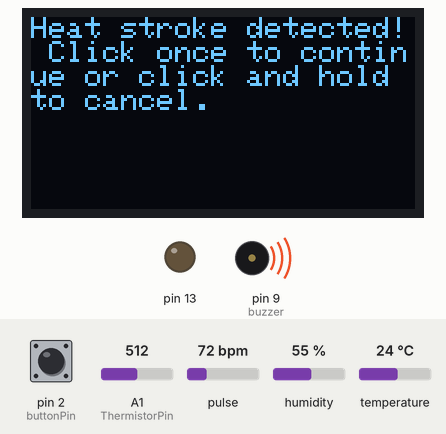
Recording of a sketch running on a simulated Arduino Uno, built with avr-gcc and run on an emulated ATmega328P. Shown: 128×64 one-colour display, output pins drawn as LEDs (lit = HIGH), buzzer (waves = sounding). The inputs (shaded band) are chosen by the test bench; at power-on: pin 2 (buttonPin) LOW, A1 (ThermistorPin) = 512, pulse 72 bpm, humidity 55 %, temperature 24 °C. What the sketch prints to the serial monitor is not drawn.

Above: at 1.9 s.
2.0 s: pin 2 (buttonPin) pulled HIGH for 3.2 s
At 6.3 s:
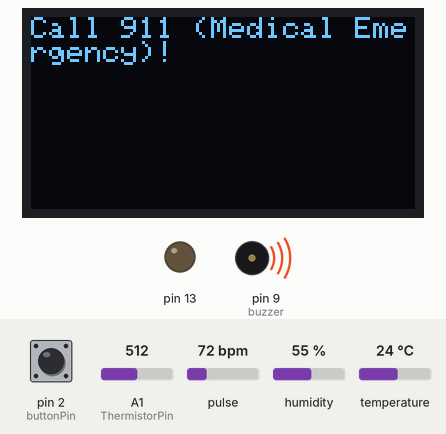
7.2 s: pin 2 (buttonPin) pulled HIGH for 0.15 s
At 9.1 s:
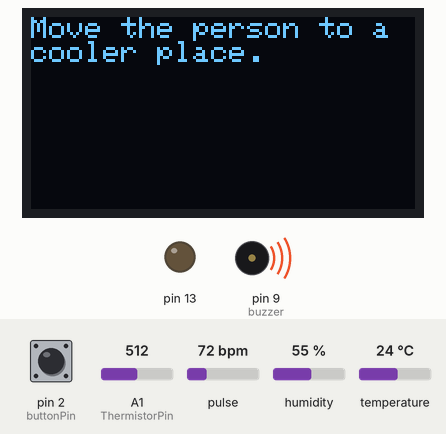
9.7 s: pin 2 (buttonPin) pulled HIGH for 1 s
At 11.9 s:
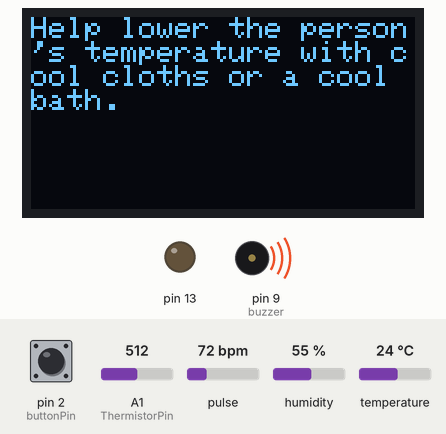
12.2 s: pin 2 (buttonPin) pulled HIGH for 0.15 s
At 14.4 s:
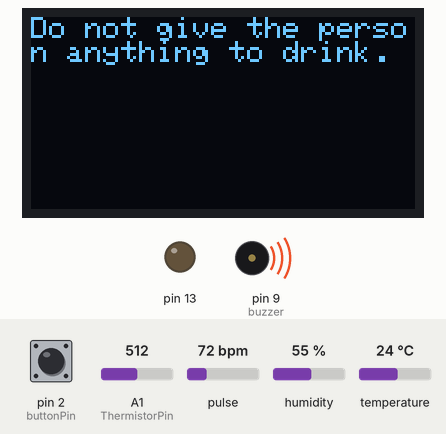
14.7 s: pin 2 (buttonPin) pulled HIGH for 0.15 s
At 15.7 s:
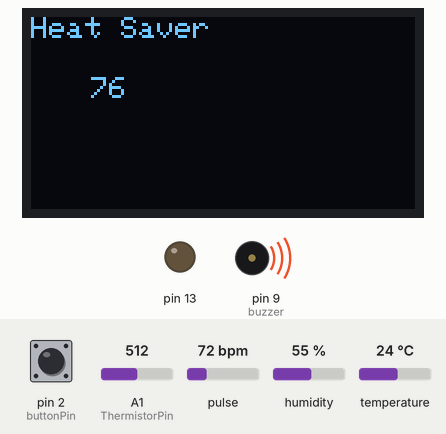
Timing chart, 0 to 17.7 s (numbered marks = the images above; inputs shaded):
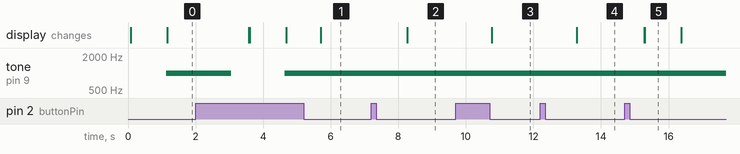

The sketch:

pulse_sensor_project.ino
```cpp
//display
#define USE_ARDUINO_INTERRUPTS true    // Set-up low-level interrupts for most acurate BPM math
#include <PulseSensorPlayground.h>     // Includes the PulseSensorPlayground Library
#include <Adafruit_GFX.h>
#include <Adafruit_SSD1306.h>
#define USE_ARDUINO_INTERRUPTS true
#include <Adafruit_Sensor.h>
#include <SPI.h>
#include<Wire.h>
#define SCREEN_WIDTH 128 // OLED display width, in pixels
#define SCREEN_HEIGHT 64 // OLED display height, in pixels
#define OLED_RESET     -1 // Reset pin # (or -1 if sharing Arduino reset pin)
Adafruit_SSD1306 display(SCREEN_WIDTH, SCREEN_HEIGHT, &Wire, OLED_RESET);


//dht sensor
#include <DHT.h>
#define DHTPIN  7    //Arduino Digital pin connected to Dout of DHT11
#define DHTTYPE DHT11   //Type of DHT Sensor (DHT11)
DHT dht(DHTPIN, DHTTYPE);
const long eventTime_DHT = 3000; //Update Time in mili Second
unsigned long previousTime_DHT = 0;


//pulse sensor
const int PulseWire = A0;       // 'S' Signal pin connected to A0
const int LED13 = 13;          // The on-board Arduino LED
int Threshold = 800;           // Determine which Signal to "count as a beat" and which to ignore
PulseSensorPlayground pulseSensor;  // Creates an object


//BPM moving average
int bpm_add;
int bpm_length=5;
int bpm_val;
int bpm_values[5];


//Body Temperature moving average
int bt_add;
int bt_length=5;
int bt_val;
int bt_values[5];


//temperature moving average
int HI_add;
int HI_length=5;
int HI_val;
int HI_values[5];


//thermistor
int ThermistorPin = A1;
int Vo;
float R1 = 10000;
float logR2, R2, T;
float c1 = 1.009249522e-03, c2 = 2.378405444e-04, c3 = 2.019202697e-07;

//button
const int buttonPin=2;
int buttonState = 0;

//buzzer
const int buzzer = 9; //buzzer to arduino pin 9

//warning
int recently_warned=0;

//false alarm
int recently_false=0;


void setup() {


  //setup
  Serial.begin(9600); //start serial
  pinMode(PulseWire, INPUT);// pulse sensor - A0
  pinMode(buttonPin, INPUT); // button - 2
  pinMode(buzzer, OUTPUT); // buzzer - 9


  //dht sensor configuration
  dht.begin();

  Serial.println("Haha1");

  // display.begin(SSD1306_SWITCHCAPVCC, 0x3C);

  //display configuration
  // if(!display.begin(SSD1306_SWITCHCAPVCC, 0x3C)) {
  //   // Serial.println("blah");
  //   Serial.println(F("SSD1306 allocation failed"));
  //   for(;;); // Don't proceed, loop forever
  // }
  Serial.println("Haha");

  display.clearDisplay();
  display.setTextSize(2); // Draw 2X-scale text
  display.setTextColor(WHITE);
  display.setCursor(0, 0);
  display.println(F("HEAT SAVER"));
  display.display();


  // PulseSensor configuration
  pulseSensor.analogInput(PulseWire);
  pulseSensor.blinkOnPulse(LED13);       // Blink on-board LED with heartbeat
  pulseSensor.setThreshold(Threshold);
  // Double-check the "pulseSensor" object was created and began seeing a signal
  if (pulseSensor.begin()) {
    Serial.println("PulseSensor object created!");
  }


  //configure BPM moving average
  for (int i = 0; i < bpm_length; i++){
    bpm_values[i]=80;
  }


  //configure body temperature moving average
  for (int i = 0; i < bt_length; i++){
    bt_values[i]=98.6;
  }


  //configure air temperature moving average
  for (int i = 0; i < HI_length; i++){
    HI_values[i]=98.6;
  }
}


float HeatIndex(float RH, float T){


  RH /= 100;
  //formula for calculating Heat index
  float HI = -42.379 + 2.04901523*T + 10.14333127*RH - 0.22475541*T*RH - 0.00683783*T*T - 0.05481717*RH*RH + 0.00122874*T*T*RH + 0.00085282*T*RH*RH - 0.00000199*T*T*RH*RH;
//formula for calculating Heat index if Humidity < 13% and temp. is
//between 80 degree Fahrenheit and 112 degree Fahrenheit.
  if(RH < 13 && T >= 80 && T < 112)
  {
    float Adj1 = ((13-RH/4))*sqrt((17-fabs(T-95.0))/17);
    HI = HI + Adj1;
   }
//formula for calculating Heat index if Humidity > 13% and temp. is
//between 80 degree Fahrenheit and 87 degree Fahrenheit.
  if(RH > 85 && (T < 87 && T > 80))
  {
    float Adj2 = ((RH-85)/10)*((87-T)/5);
    HI = HI + Adj2;
  }
//If Heat index is below then 80 Fahrenheit
  if(HI < 80)
  {
    HI = 0.5*(T + 61.0 + ((T-68.0)*1.2) + (RH*0.094));
  }
  return HI;
}


void loop() {
  display.clearDisplay();
  display.setCursor(0, 0);
  display.println(F("Heat Saver"));
  display.display();
  if (recently_warned != 0){
    recently_warned-=1;
  }
  if (recently_false != 0){
    recently_false-=1;
  }

  //find moving average BPM
  bpm_add=0;
  for(int x = 0; x < bpm_length; x++){
    bpm_add+=bpm_values[x];
  }
  int BPM = float(bpm_add/bpm_length);
  Serial.print("BPM: ");
  Serial.println(BPM);

  display.setCursor(20, 20);
  display.println(BPM);
  display.display();

  //find next BPM for moving average
  bpm_val= pulseSensor.getBeatsPerMinute();      // Calculates BPM
  for (int y = bpm_length-1; y>0; y--){// ex: 1 2 3 //1 2 2 //1 1 2
    bpm_values[y]=bpm_values[y-1];
  }
  //set the first number of values to the new val
  bpm_values[0]=bpm_val;


  // noTone(buzzer);     // Stop sound...


  //read Thermistor
  Vo = analogRead(ThermistorPin);
  R2 = R1 * (1023.0 / (float)Vo - 1.0);
  logR2 = log(R2);
  T = (1.0 / (c1 + c2*logR2 + c3*logR2*logR2*logR2));
  T = T - 273.15;
  T = (T * 9.0)/ 5.0 + 32.0 + 6.78;
  Serial.println(" F");
  //find moving average body temperature
  bt_add=0;
  for(int x = 0; x < bt_length; x++){
    bt_add+=bt_values[x];
  }
  int BT = float(bt_add/bt_length);
  Serial.print("Body Temperature: ");
  Serial.println(BT);
  //find next body temperature for moving average
  bt_val= BT;
  for (int y = bt_length-1; y>0; y--){// ex: 1 2 3 //1 2 2 //1 1 2
    bt_values[y]=bt_values[y-1];
  }
  //set the first number of values to the new val
  bt_values[0]=bt_val;


  //read button
  buttonState = digitalRead(buttonPin);
  Serial.print("Button ");
  Serial.println(buttonState);


  //read DHT sensor
  float RH = dht.readHumidity(); // getting the value of relative humidity
  float t = dht.readTemperature(); // getting the value of temp. in Celsius
  float T = dht.readTemperature(true); // getting the value of temp. in Fahrenheit
  Serial.print("Air Temperature: ");
  Serial.print(T);
  Serial.println(" F");
  Serial.print("Relative Humidity: ");
  Serial.print(RH);
  Serial.println(" %");
  float HI = HeatIndex(RH, T);


  //find moving average air Heat Index
  HI_add=0;
  for(int x = 0; x < HI_length; x++){
    HI_add+=HI_values[x];
  }
  int airHI = float(HI_add/HI_length);
  Serial.print("Heat Index: ");
  Serial.println(airHI);
  //find next heat index for moving average
  HI_val= airHI;
  for (int y = HI_length-1; y>0; y--){// ex: 1 2 3 //1 2 2 //1 1 2
    HI_values[y]=HI_values[y-1];
  }
  //set the first number of values to the new val
  HI_values[0]=HI_val;


  //warning?
  if ((HI>103 || BPM>100 || BT>100) && recently_warned==0 ){
    recently_warned = 360;
    for(int x=0; x<5; x++){
      tone(buzzer, 200);
      delay(500);
      noTone(buzzer);
      delay(500);
    }
    while (buttonState==LOW){
      buttonState = digitalRead(buttonPin);
      display.clearDisplay();
      display.setCursor(0, 0);
      display.println(F("Caution!"));
      display.display();
    }
    delay(1000);
    buttonState=LOW;
    while (buttonState==LOW){
      noTone(buzzer);
      buttonState = digitalRead(buttonPin);
      display.clearDisplay();
      display.setCursor(0, 0);
      display.println(F("Rest in a cool/shaded area."));
      display.display();
    }
    delay(1000);
    buttonState=LOW;
    while (buttonState==LOW){
      buttonState = digitalRead(buttonPin);
      display.clearDisplay();
      display.setCursor(0, 0);
      display.println(F("Remove unneeded clothing."));
      display.display();
    }
    delay(1000);
    buttonState=LOW;
    while (buttonState==LOW){
      buttonState = digitalRead(buttonPin);
      display.clearDisplay();
      display.setCursor(0, 0);
      display.println(F("Put wet cloths on body or take cool bath."));
      display.display();
    }
    delay(1000);
    buttonState=LOW;
    while (buttonState==LOW){
      buttonState = digitalRead(buttonPin);
      display.clearDisplay();
      display.setCursor(0, 0);
      display.println(F("Sip water."));
      display.display();
    }
    delay(1000);
    buttonState=LOW;
    while (buttonState==LOW){
      buttonState = digitalRead(buttonPin);
      display.clearDisplay();
      display.setCursor(0, 0);
      display.println(F("Maybe call your guardian."));
      display.display();
    }
  }


  //heatstroke detected
  // Serial.println(-0.01692608*HI-0.0476577*t+0.033539348*RH+0.03877972*float(add/length)-2.5337396);
  if(0.12117384*HI-0.00442989*BPM+0.46277294*BT-29.234274>0.0){
    display.setTextSize(1.5); // Draw 2X-scale text
    delay(1000);
    buttonState=LOW;
    tone(buzzer, 1000);
    while (buttonState==LOW){
      buttonState = digitalRead(buttonPin);
      display.clearDisplay();
      display.setCursor(0, 0);
      display.println(F("Heat stroke detected! Click once to continue or click and hold to cancel."));
      display.display();
    }
    delay(1000);
    buttonState = digitalRead(buttonPin);
    if (buttonState){
      noTone(buzzer);
      recently_false=360;
    }else{
    buttonState=LOW;
    while (buttonState==LOW){
      buttonState = digitalRead(buttonPin);
      display.clearDisplay();
      display.setCursor(0, 0);
      display.println(F("Call 911 (Medical Emergency)!"));
      display.display();
    }
    delay(1000);
    buttonState=LOW;
    while (buttonState==LOW){
      buttonState = digitalRead(buttonPin);
      display.clearDisplay();
      display.setCursor(0, 0);
      display.println(F("Move the person to a cooler place."));
      display.display();
    }
    delay(1000);
    buttonState=LOW;
    while (buttonState==LOW){
      buttonState = digitalRead(buttonPin);
      display.clearDisplay();
      display.setCursor(0, 0);
      display.println(F("Help lower the person's temperature with cool cloths or a cool bath."));
      display.display();
    }
    delay(1000);
    buttonState=LOW;
    while (buttonState==LOW){
      buttonState = digitalRead(buttonPin);
      display.clearDisplay();
      display.setCursor(0, 0);
      display.println(F("Do not give the person anything to drink."));
      display.display();
    }
    }
  }


  delay(500);
}
```

Measured:
- after the input at 2.0 s, tone on pin 9 (buzzer): 1000 Hz → silent after 1.0 s, → 1000 Hz 1.6 s later; the display: first changes after 1.6 s (image 1 shows a later state)
- after the input at 7.2 s, the display: changes after 1.1 s (image 2)
- after the input at 9.7 s, the display: changes after 1.1 s (image 3)
- after the input at 12.2 s, the display: changes after 1.1 s (image 4)
- after the input at 14.7 s, the display: first changes after 0.58 s (image 5 shows a later state)
- what the display in image 5 shows lasts 1.1 s, from 15.3 s to 16.4 s
